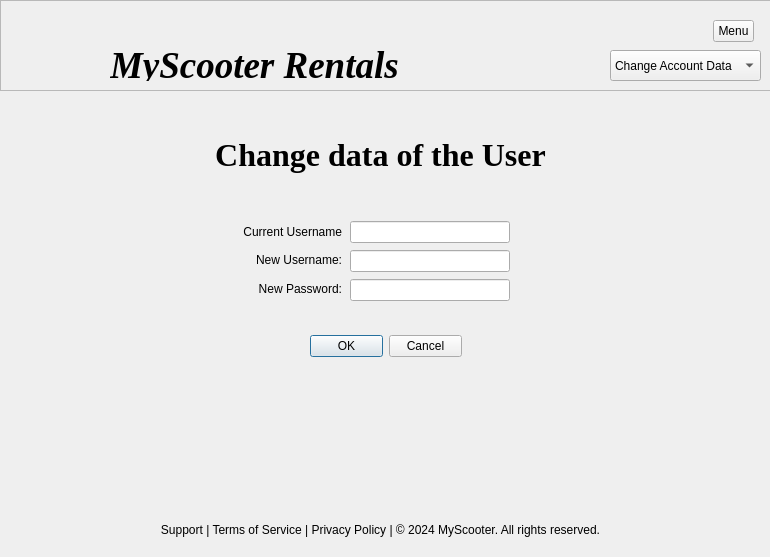
<?xml version="1.0" encoding="UTF-8"?>
<ui version="4.0">
 <class>changeData</class>
 <widget class="QDialog" name="changeData">
  <property name="geometry">
   <rect>
    <x>0</x>
    <y>0</y>
    <width>770</width>
    <height>557</height>
   </rect>
  </property>
  <property name="windowTitle">
   <string>Dialog</string>
  </property>
  <widget class="QWidget" name="verticalLayoutWidget">
   <property name="geometry">
    <rect>
     <x>230</x>
     <y>220</y>
     <width>112</width>
     <height>80</height>
    </rect>
   </property>
   <layout class="QVBoxLayout" name="verticalLayout">
    <item>
     <widget class="QLabel" name="label">
      <property name="text">
       <string>Current Username</string>
      </property>
      <property name="alignment">
       <set>Qt::AlignRight|Qt::AlignTrailing|Qt::AlignVCenter</set>
      </property>
     </widget>
    </item>
    <item>
     <widget class="QLabel" name="label_2">
      <property name="text">
       <string>New Username:</string>
      </property>
      <property name="alignment">
       <set>Qt::AlignRight|Qt::AlignTrailing|Qt::AlignVCenter</set>
      </property>
     </widget>
    </item>
    <item>
     <widget class="QLabel" name="label_3">
      <property name="text">
       <string>New Password:</string>
      </property>
      <property name="alignment">
       <set>Qt::AlignRight|Qt::AlignTrailing|Qt::AlignVCenter</set>
      </property>
     </widget>
    </item>
   </layout>
  </widget>
  <widget class="QWidget" name="verticalLayoutWidget_2">
   <property name="geometry">
    <rect>
     <x>350</x>
     <y>220</y>
     <width>160</width>
     <height>85</height>
    </rect>
   </property>
   <layout class="QVBoxLayout" name="verticalLayout_2">
    <item>
     <widget class="QLineEdit" name="lineEdit"/>
    </item>
    <item>
     <widget class="QLineEdit" name="lineEdit_2"/>
    </item>
    <item>
     <widget class="QLineEdit" name="lineEdit_3"/>
    </item>
   </layout>
  </widget>
  <widget class="QDialogButtonBox" name="buttonBox">
   <property name="geometry">
    <rect>
     <x>310</x>
     <y>330</y>
     <width>152</width>
     <height>32</height>
    </rect>
   </property>
   <property name="standardButtons">
    <set>QDialogButtonBox::Cancel|QDialogButtonBox::Ok</set>
   </property>
  </widget>
  <widget class="QLabel" name="label_4">
   <property name="geometry">
    <rect>
     <x>0</x>
     <y>380</y>
     <width>761</width>
     <height>20</height>
    </rect>
   </property>
   <property name="text">
    <string/>
   </property>
   <property name="alignment">
    <set>Qt::AlignCenter</set>
   </property>
  </widget>
  <widget class="QFrame" name="frame">
   <property name="geometry">
    <rect>
     <x>0</x>
     <y>0</y>
     <width>771</width>
     <height>91</height>
    </rect>
   </property>
   <property name="frameShape">
    <enum>QFrame::StyledPanel</enum>
   </property>
   <property name="frameShadow">
    <enum>QFrame::Raised</enum>
   </property>
   <widget class="QLabel" name="label_5">
    <property name="geometry">
     <rect>
      <x>110</x>
      <y>50</y>
      <width>441</width>
      <height>31</height>
     </rect>
    </property>
    <property name="font">
     <font>
      <family>Times New Roman</family>
      <pointsize>28</pointsize>
      <italic>true</italic>
      <bold>true</bold>
     </font>
    </property>
    <property name="text">
     <string>MyScooter Rentals</string>
    </property>
   </widget>
   <widget class="QLabel" name="label_6">
    <property name="geometry">
     <rect>
      <x>10</x>
      <y>0</y>
      <width>81</width>
      <height>81</height>
     </rect>
    </property>
    <property name="text">
     <string/>
    </property>
    <property name="pixmap">
     <pixmap>../scooter.png</pixmap>
    </property>
    <property name="scaledContents">
     <bool>true</bool>
    </property>
    <property name="wordWrap">
     <bool>false</bool>
    </property>
   </widget>
   <widget class="QToolButton" name="toolButton_2">
    <property name="geometry">
     <rect>
      <x>713</x>
      <y>20</y>
      <width>41</width>
      <height>22</height>
     </rect>
    </property>
    <property name="text">
     <string>Menu</string>
    </property>
   </widget>
   <widget class="QComboBox" name="comboBox">
    <property name="geometry">
     <rect>
      <x>610</x>
      <y>50</y>
      <width>151</width>
      <height>31</height>
     </rect>
    </property>
    <property name="palette">
     <palette>
      <active>
       <colorrole role="WindowText">
        <brush brushstyle="SolidPattern">
         <color alpha="255">
          <red>255</red>
          <green>255</green>
          <blue>255</blue>
         </color>
        </brush>
       </colorrole>
      </active>
      <inactive>
       <colorrole role="WindowText">
        <brush brushstyle="SolidPattern">
         <color alpha="255">
          <red>255</red>
          <green>255</green>
          <blue>255</blue>
         </color>
        </brush>
       </colorrole>
      </inactive>
      <disabled/>
     </palette>
    </property>
    <property name="editable">
     <bool>false</bool>
    </property>
    <property name="currentText">
     <string>Change Account Data</string>
    </property>
    <item>
     <property name="text">
      <string>Change Account Data</string>
     </property>
    </item>
    <item>
     <property name="text">
      <string>Home</string>
     </property>
    </item>
    <item>
     <property name="text">
      <string>Delete Account</string>
     </property>
    </item>
    <item>
     <property name="text">
      <string>Promote/Demote Account</string>
     </property>
    </item>
   </widget>
  </widget>
  <widget class="QLabel" name="label_7">
   <property name="geometry">
    <rect>
     <x>0</x>
     <y>129</y>
     <width>761</width>
     <height>51</height>
    </rect>
   </property>
   <property name="font">
    <font>
     <family>Times New Roman</family>
     <pointsize>24</pointsize>
     <italic>false</italic>
     <bold>true</bold>
    </font>
   </property>
   <property name="text">
    <string>Change data of the User</string>
   </property>
   <property name="alignment">
    <set>Qt::AlignCenter</set>
   </property>
  </widget>
  <widget class="QLabel" name="label_8">
   <property name="geometry">
    <rect>
     <x>0</x>
     <y>520</y>
     <width>761</width>
     <height>20</height>
    </rect>
   </property>
   <property name="text">
    <string>Support | Terms of Service | Privacy Policy | © 2024 MyScooter. All rights reserved.</string>
   </property>
   <property name="alignment">
    <set>Qt::AlignCenter</set>
   </property>
  </widget>
 </widget>
 <resources/>
 <connections/>
</ui>
